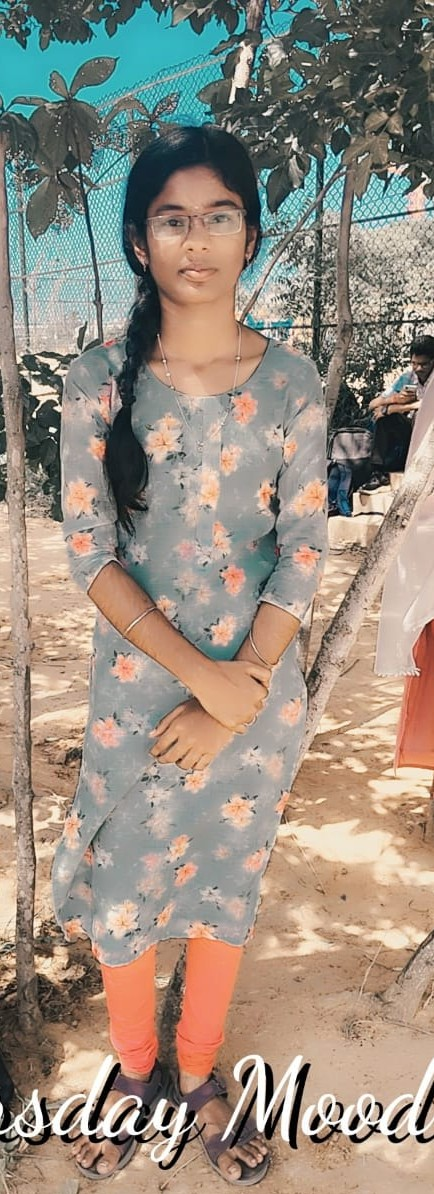
#> input picture photo 2.jpeg, 434 x 1194 px, found by its file name
$ jupyter execute --allow-errors 'EXP3 (1).ipynb'
#> lines starting #> are read from the running program, lines starting #| are printed output that depends on the picture
### Ex. No: 03
### Histogram of an Images

### Name: DIVYA PRIYA S   Reg. No: 212225240037

## Import Python necessary libraries

[cell 1]
import cv2
import numpy as np
import matplotlib.pyplot as plt

## Histogram Equalization for Grayscale Images

[cell 2]
img = cv2.imread(r'C:\Users\acer\Downloads\photo 2.jpeg')
#> img is the input picture: shape (1194, 434, 3); mean B, G, R 127.9, 141, 152.3

[cell 3]
plt.imshow(img, cmap='gray')
plt.title('Original Image')
plt.show()

[cell 4]
plt.hist(img.ravel(),256,range = [0, 256]);
plt.title('Original Image')
plt.show()
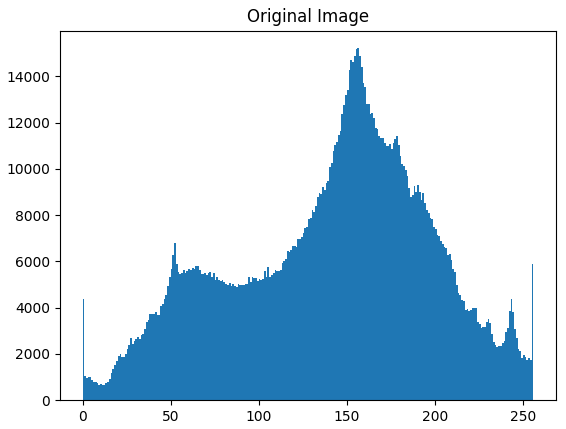
#> figure drawn by matplotlib, 1 panel; tallest bar 15212 high, from x = 156 to 157

[cell 5]
img = cv2.imread(r'C:\Users\acer\Downloads\photo 2.jpeg')

gray = cv2.cvtColor(img, cv2.COLOR_BGR2GRAY)
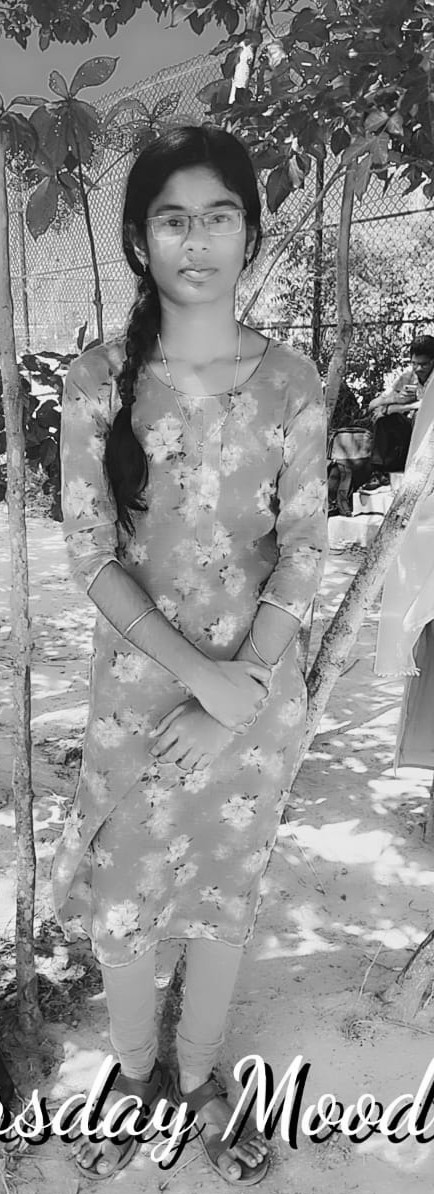
#> gray: shape (1194, 434); min 0, max 255, mean 142.9

img_eq = cv2.equalizeHist(gray)
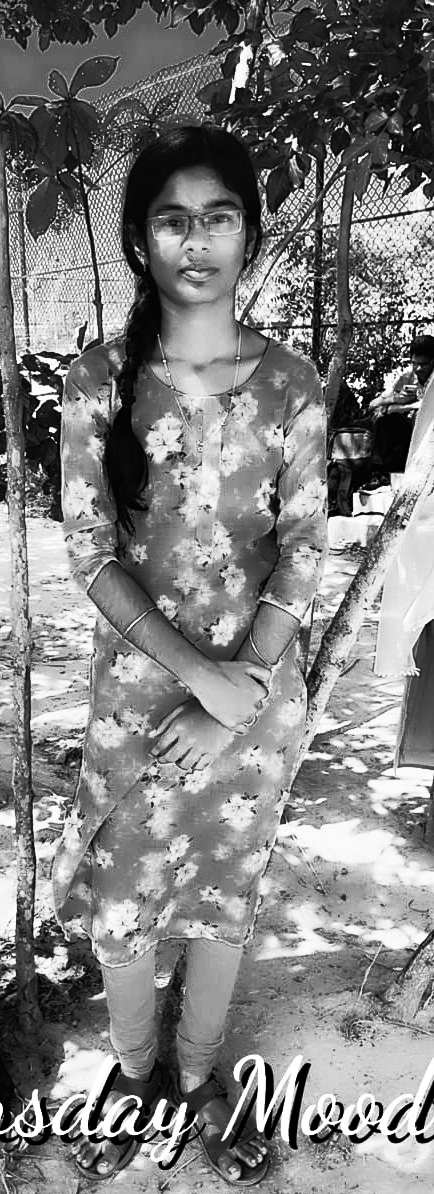
#> img_eq: shape (1194, 434); min 0, max 255, mean 128.2

[cell 6]
plt.hist(img_eq.ravel(), 256, range = [0, 256])
plt.title('Equalized Histogram')
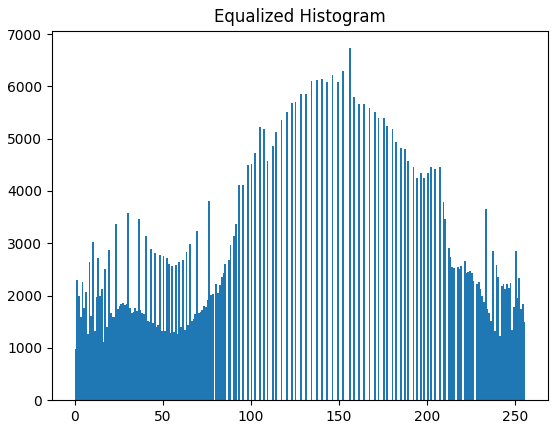
#> figure drawn by matplotlib, 1 panel; tallest bar 6730 high, from x = 156 to 157

[cell 7]
plt.imshow(img_eq, cmap='gray')
plt.title('Original Image')
plt.show()

## Histogram Equalization for Color Images

[cell 8]
img = cv2.imread(r'C:\Users\acer\Downloads\photo 2.jpeg', cv2.IMREAD_COLOR)

[cell 9]
img_hsv = cv2.cvtColor(img, cv2.COLOR_BGR2HSV)
#> img_hsv: shape (1194, 434, 3); mean H, S, V 34.9, 65.3, 161

[cell 10]
img_hsv[:,:,2] = cv2.equalizeHist(img_hsv[:, :, 2])
#> img_hsv: shape (1194, 434, 3); mean H, S, V 34.9, 65.3, 128.2

[cell 11]
img_eq = cv2.cvtColor(img_hsv, cv2.COLOR_HSV2BGR)
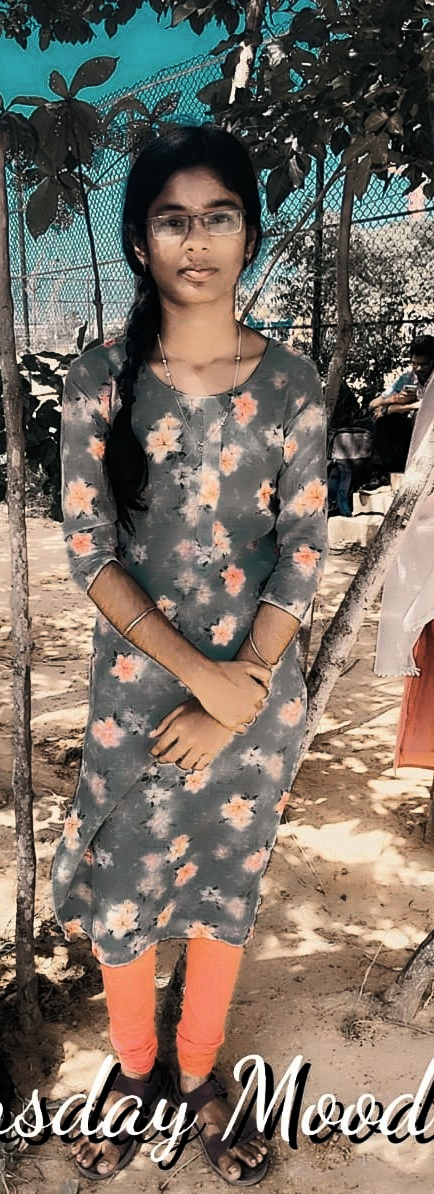
#> img_eq: shape (1194, 434, 3); mean B, G, R 99.8, 110.9, 122.1

#> (a cell that did not finish here is left out)

[cell 13]
plt.hist(img_eq.ravel(),256,range = [0, 256]); plt.title('Histogram Equalized');plt.show()
#> after `plt.hist(img_eq.ravel(), 256, range=[0, 256])`:
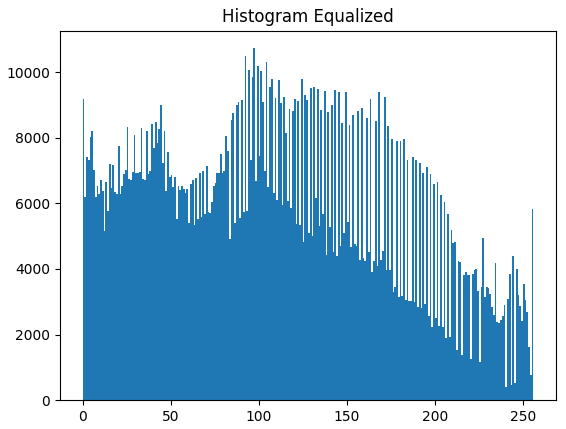
#> figure drawn by matplotlib, 1 panel; tallest bar 10730 high, from x = 97 to 98

[cell 14]
plt.figure(figsize = (20,10))
plt.subplot(221); plt.imshow(img[:, :, ::-1]); plt.title('Original Color Image')
plt.subplot(222); plt.imshow(img_eq[:, :, ::-1]); plt.title('Equalized Image')
plt.show()
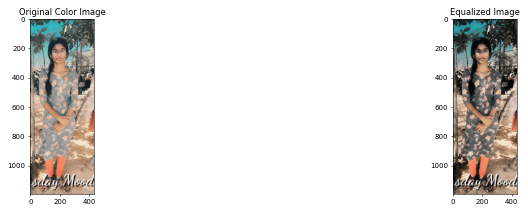
#> figure drawn by matplotlib, 2 panels

[cell 15]
plt.figure(figsize = [15,4])
plt.subplot(121); plt.hist(img.ravel(),256,range = [0, 256]); plt.title('Original Image')
plt.subplot(122); plt.hist(img_eq.ravel(),256,range = [0, 256]); plt.title('Histogram Equalized')
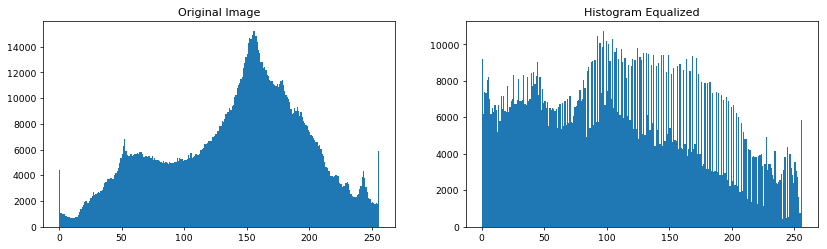
#> figure drawn by matplotlib, 2 panels; panel 1: tallest bar 15212 high, from x = 156 to 157; panel 2: tallest bar 10730 high, from x = 97 to 98
